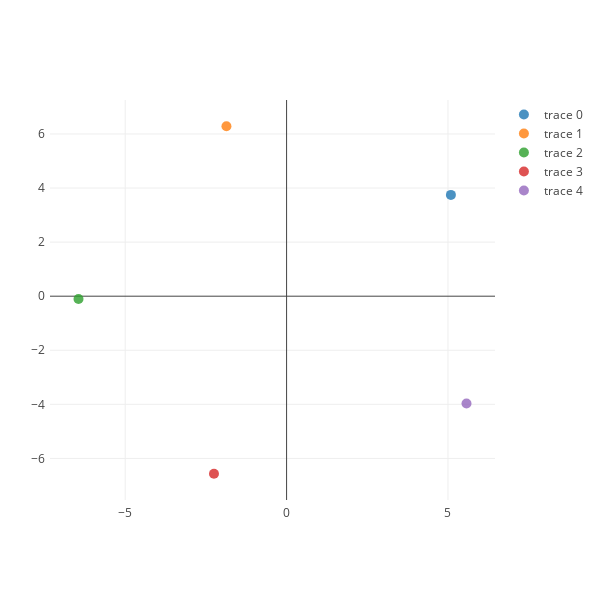

Notebook code cell kept with this figure:
### Code cell
import numpy as np
from sklearn.linear_model import LogisticRegression

lr_0 = LogisticRegression()
lr_0.fit(X_0, y_0)

color = np.asarray([i for i in range(5)])
ipython_2d_scatter(lr_0.coef_, color, marker_size=10)

### Figure 1 — Plotly figure (JSON) as saved in the notebook; plotly's stock layout.template omitted (floating-point values rounded to 4 significant figures)
{"data": [{"marker": {"color": 0, "colorscale": "Jet", "size": 10}, "mode": "markers", "opacity": 0.8, "text": ["point #0"], "type": "scatter", "x": [5.091], "y": [3.746]}, {"marker": {"color": 0.25, "colorscale": "Jet", "size": 10}, "mode": "markers", "opacity": 0.8, "text": ["point #1"], "type": "scatter", "x": [-1.863], "y": [6.285]}, {"marker": {"color": 0.5, "colorscale": "Jet", "size": 10}, "mode": "markers", "opacity": 0.8, "text": ["point #2"], "type": "scatter", "x": [-6.446], "y": [-0.1036]}, {"marker": {"color": 0.75, "colorscale": "Jet", "size": 10}, "mode": "markers", "opacity": 0.8, "text": ["point #3"], "type": "scatter", "x": [-2.249], "y": [-6.568]}, {"marker": {"color": 1, "colorscale": "Jet", "size": 10}, "mode": "markers", "opacity": 0.8, "text": ["point #4"], "type": "scatter", "x": [5.574], "y": [-3.971]}], "layout": {"autosize": false, "height": 600, "margin": {"b": 100, "l": 50, "pad": 4, "r": 50, "t": 100}, "width": 600}}
